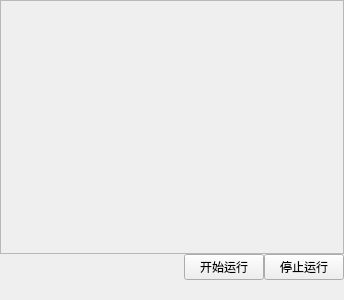
<?xml version="1.0" encoding="UTF-8"?>
<ui version="4.0">
 <class>ExternalScript_Panel</class>
 <widget class="QWidget" name="ExternalScript_Panel">
  <property name="geometry">
   <rect>
    <x>0</x>
    <y>0</y>
    <width>344</width>
    <height>300</height>
   </rect>
  </property>
  <property name="windowTitle">
   <string>Form</string>
  </property>
  <layout class="QVBoxLayout" name="verticalLayout">
   <property name="spacing">
    <number>0</number>
   </property>
   <property name="leftMargin">
    <number>0</number>
   </property>
   <property name="topMargin">
    <number>0</number>
   </property>
   <property name="rightMargin">
    <number>0</number>
   </property>
   <property name="bottomMargin">
    <number>0</number>
   </property>
   <item>
    <widget class="QScrollArea" name="scrollArea">
     <property name="widgetResizable">
      <bool>true</bool>
     </property>
     <widget class="QWidget" name="scrollAreaWidgetContents">
      <property name="geometry">
       <rect>
        <x>0</x>
        <y>0</y>
        <width>342</width>
        <height>250</height>
       </rect>
      </property>
      <layout class="QHBoxLayout" name="horizontalLayout">
       <property name="spacing">
        <number>0</number>
       </property>
       <property name="leftMargin">
        <number>0</number>
       </property>
       <property name="topMargin">
        <number>0</number>
       </property>
       <property name="rightMargin">
        <number>0</number>
       </property>
       <property name="bottomMargin">
        <number>0</number>
       </property>
      </layout>
     </widget>
    </widget>
   </item>
   <item>
    <layout class="QHBoxLayout" name="horizontalLayout_2">
     <property name="spacing">
      <number>0</number>
     </property>
     <item>
      <spacer name="horizontalSpacer">
       <property name="orientation">
        <enum>Qt::Orientation::Horizontal</enum>
       </property>
       <property name="sizeHint" stdset="0">
        <size>
         <width>40</width>
         <height>20</height>
        </size>
       </property>
      </spacer>
     </item>
     <item>
      <widget class="QPushButton" name="pushButton_start">
       <property name="sizePolicy">
        <sizepolicy hsizetype="Fixed" vsizetype="Fixed">
         <horstretch>0</horstretch>
         <verstretch>0</verstretch>
        </sizepolicy>
       </property>
       <property name="text">
        <string>开始运行</string>
       </property>
      </widget>
     </item>
     <item>
      <widget class="QPushButton" name="pushButton_stop">
       <property name="sizePolicy">
        <sizepolicy hsizetype="Fixed" vsizetype="Fixed">
         <horstretch>0</horstretch>
         <verstretch>0</verstretch>
        </sizepolicy>
       </property>
       <property name="text">
        <string>停止运行</string>
       </property>
      </widget>
     </item>
    </layout>
   </item>
   <item>
    <layout class="QHBoxLayout" name="horizontalLayout_3">
     <property name="spacing">
      <number>0</number>
     </property>
     <item>
      <spacer name="horizontalSpacer_2">
       <property name="orientation">
        <enum>Qt::Orientation::Horizontal</enum>
       </property>
       <property name="sizeHint" stdset="0">
        <size>
         <width>40</width>
         <height>20</height>
        </size>
       </property>
      </spacer>
     </item>
     <item>
      <widget class="QLabel" name="label_State">
       <property name="sizePolicy">
        <sizepolicy hsizetype="Fixed" vsizetype="Fixed">
         <horstretch>0</horstretch>
         <verstretch>0</verstretch>
        </sizepolicy>
       </property>
       <property name="minimumSize">
        <size>
         <width>230</width>
         <height>0</height>
        </size>
       </property>
       <property name="maximumSize">
        <size>
         <width>16777215</width>
         <height>16777215</height>
        </size>
       </property>
       <property name="layoutDirection">
        <enum>Qt::LayoutDirection::LeftToRight</enum>
       </property>
       <property name="text">
        <string/>
       </property>
      </widget>
     </item>
    </layout>
   </item>
  </layout>
 </widget>
 <resources/>
 <connections/>
</ui>
